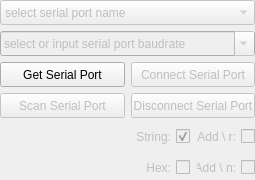
<?xml version="1.0" encoding="UTF-8"?>
<ui version="4.0">
 <class>ModuleA</class>
 <widget class="QFrame" name="ModuleA">
  <property name="geometry">
   <rect>
    <x>0</x>
    <y>0</y>
    <width>255</width>
    <height>180</height>
   </rect>
  </property>
  <property name="windowTitle">
   <string>Frame</string>
  </property>
  <layout class="QGridLayout" name="gridLayout" columnstretch="1,1,1,1">
   <property name="leftMargin">
    <number>0</number>
   </property>
   <property name="topMargin">
    <number>0</number>
   </property>
   <property name="rightMargin">
    <number>0</number>
   </property>
   <property name="bottomMargin">
    <number>0</number>
   </property>
   <item row="0" column="0" colspan="4">
    <widget class="QComboBox" name="comboBox_2">
     <property name="enabled">
      <bool>false</bool>
     </property>
     <property name="sizePolicy">
      <sizepolicy hsizetype="Minimum" vsizetype="Minimum">
       <horstretch>0</horstretch>
       <verstretch>0</verstretch>
      </sizepolicy>
     </property>
     <property name="minimumSize">
      <size>
       <width>100</width>
       <height>25</height>
      </size>
     </property>
     <property name="maximumSize">
      <size>
       <width>1080</width>
       <height>25</height>
      </size>
     </property>
     <item>
      <property name="text">
       <string>select serial port name</string>
      </property>
     </item>
    </widget>
   </item>
   <item row="1" column="0" colspan="4">
    <widget class="QComboBox" name="comboBox_3">
     <property name="enabled">
      <bool>false</bool>
     </property>
     <property name="sizePolicy">
      <sizepolicy hsizetype="Minimum" vsizetype="Minimum">
       <horstretch>0</horstretch>
       <verstretch>0</verstretch>
      </sizepolicy>
     </property>
     <property name="minimumSize">
      <size>
       <width>100</width>
       <height>25</height>
      </size>
     </property>
     <property name="maximumSize">
      <size>
       <width>1080</width>
       <height>25</height>
      </size>
     </property>
     <property name="editable">
      <bool>true</bool>
     </property>
     <item>
      <property name="text">
       <string>select or input serial port baudrate</string>
      </property>
     </item>
     <item>
      <property name="text">
       <string>9600</string>
      </property>
     </item>
     <item>
      <property name="text">
       <string>19200</string>
      </property>
     </item>
     <item>
      <property name="text">
       <string>38400</string>
      </property>
     </item>
     <item>
      <property name="text">
       <string>57600</string>
      </property>
     </item>
     <item>
      <property name="text">
       <string>115200</string>
      </property>
     </item>
     <item>
      <property name="text">
       <string>1000000</string>
      </property>
     </item>
    </widget>
   </item>
   <item row="2" column="0" colspan="2">
    <widget class="QPushButton" name="pushButton_36">
     <property name="sizePolicy">
      <sizepolicy hsizetype="Minimum" vsizetype="Minimum">
       <horstretch>0</horstretch>
       <verstretch>0</verstretch>
      </sizepolicy>
     </property>
     <property name="minimumSize">
      <size>
       <width>80</width>
       <height>25</height>
      </size>
     </property>
     <property name="maximumSize">
      <size>
       <width>500</width>
       <height>25</height>
      </size>
     </property>
     <property name="styleSheet">
      <string notr="true"/>
     </property>
     <property name="text">
      <string>Get Serial Port</string>
     </property>
    </widget>
   </item>
   <item row="2" column="2" colspan="2">
    <widget class="QPushButton" name="pushButton_37">
     <property name="enabled">
      <bool>false</bool>
     </property>
     <property name="sizePolicy">
      <sizepolicy hsizetype="Minimum" vsizetype="Minimum">
       <horstretch>0</horstretch>
       <verstretch>0</verstretch>
      </sizepolicy>
     </property>
     <property name="minimumSize">
      <size>
       <width>80</width>
       <height>25</height>
      </size>
     </property>
     <property name="maximumSize">
      <size>
       <width>500</width>
       <height>25</height>
      </size>
     </property>
     <property name="text">
      <string>Connect Serial Port</string>
     </property>
    </widget>
   </item>
   <item row="3" column="0" colspan="2">
    <widget class="QPushButton" name="pushButton">
     <property name="enabled">
      <bool>false</bool>
     </property>
     <property name="sizePolicy">
      <sizepolicy hsizetype="Minimum" vsizetype="Minimum">
       <horstretch>0</horstretch>
       <verstretch>0</verstretch>
      </sizepolicy>
     </property>
     <property name="minimumSize">
      <size>
       <width>80</width>
       <height>25</height>
      </size>
     </property>
     <property name="maximumSize">
      <size>
       <width>500</width>
       <height>25</height>
      </size>
     </property>
     <property name="text">
      <string>Scan Serial Port</string>
     </property>
    </widget>
   </item>
   <item row="3" column="2" colspan="2">
    <widget class="QPushButton" name="pushButton_38">
     <property name="enabled">
      <bool>false</bool>
     </property>
     <property name="sizePolicy">
      <sizepolicy hsizetype="Minimum" vsizetype="Minimum">
       <horstretch>0</horstretch>
       <verstretch>0</verstretch>
      </sizepolicy>
     </property>
     <property name="minimumSize">
      <size>
       <width>80</width>
       <height>25</height>
      </size>
     </property>
     <property name="maximumSize">
      <size>
       <width>500</width>
       <height>25</height>
      </size>
     </property>
     <property name="text">
      <string>Disconnect Serial Port</string>
     </property>
    </widget>
   </item>
   <item row="4" column="3">
    <widget class="QCheckBox" name="checkBox_1">
     <property name="enabled">
      <bool>false</bool>
     </property>
     <property name="sizePolicy">
      <sizepolicy hsizetype="Minimum" vsizetype="Minimum">
       <horstretch>0</horstretch>
       <verstretch>0</verstretch>
      </sizepolicy>
     </property>
     <property name="minimumSize">
      <size>
       <width>25</width>
       <height>25</height>
      </size>
     </property>
     <property name="maximumSize">
      <size>
       <width>16777215</width>
       <height>25</height>
      </size>
     </property>
     <property name="layoutDirection">
      <enum>Qt::RightToLeft</enum>
     </property>
     <property name="text">
      <string>Add \ r:</string>
     </property>
    </widget>
   </item>
   <item row="4" column="2">
    <widget class="QCheckBox" name="checkBox_3">
     <property name="enabled">
      <bool>false</bool>
     </property>
     <property name="sizePolicy">
      <sizepolicy hsizetype="Minimum" vsizetype="Minimum">
       <horstretch>0</horstretch>
       <verstretch>0</verstretch>
      </sizepolicy>
     </property>
     <property name="minimumSize">
      <size>
       <width>25</width>
       <height>25</height>
      </size>
     </property>
     <property name="maximumSize">
      <size>
       <width>16777215</width>
       <height>25</height>
      </size>
     </property>
     <property name="layoutDirection">
      <enum>Qt::RightToLeft</enum>
     </property>
     <property name="text">
      <string>String:</string>
     </property>
     <property name="checked">
      <bool>true</bool>
     </property>
    </widget>
   </item>
   <item row="5" column="3">
    <widget class="QCheckBox" name="checkBox_2">
     <property name="enabled">
      <bool>false</bool>
     </property>
     <property name="sizePolicy">
      <sizepolicy hsizetype="Minimum" vsizetype="Minimum">
       <horstretch>0</horstretch>
       <verstretch>0</verstretch>
      </sizepolicy>
     </property>
     <property name="minimumSize">
      <size>
       <width>25</width>
       <height>25</height>
      </size>
     </property>
     <property name="maximumSize">
      <size>
       <width>16777215</width>
       <height>25</height>
      </size>
     </property>
     <property name="layoutDirection">
      <enum>Qt::RightToLeft</enum>
     </property>
     <property name="text">
      <string>Add \ n:</string>
     </property>
    </widget>
   </item>
   <item row="5" column="2">
    <widget class="QCheckBox" name="checkBox_4">
     <property name="enabled">
      <bool>false</bool>
     </property>
     <property name="sizePolicy">
      <sizepolicy hsizetype="Minimum" vsizetype="Minimum">
       <horstretch>0</horstretch>
       <verstretch>0</verstretch>
      </sizepolicy>
     </property>
     <property name="minimumSize">
      <size>
       <width>25</width>
       <height>25</height>
      </size>
     </property>
     <property name="maximumSize">
      <size>
       <width>16777215</width>
       <height>25</height>
      </size>
     </property>
     <property name="layoutDirection">
      <enum>Qt::RightToLeft</enum>
     </property>
     <property name="text">
      <string>Hex:</string>
     </property>
    </widget>
   </item>
  </layout>
 </widget>
 <resources/>
 <connections/>
</ui>
